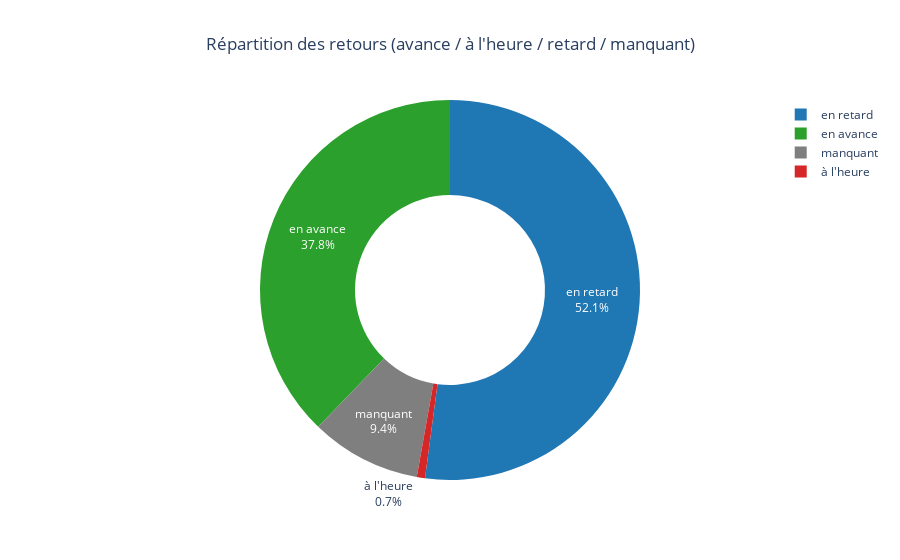
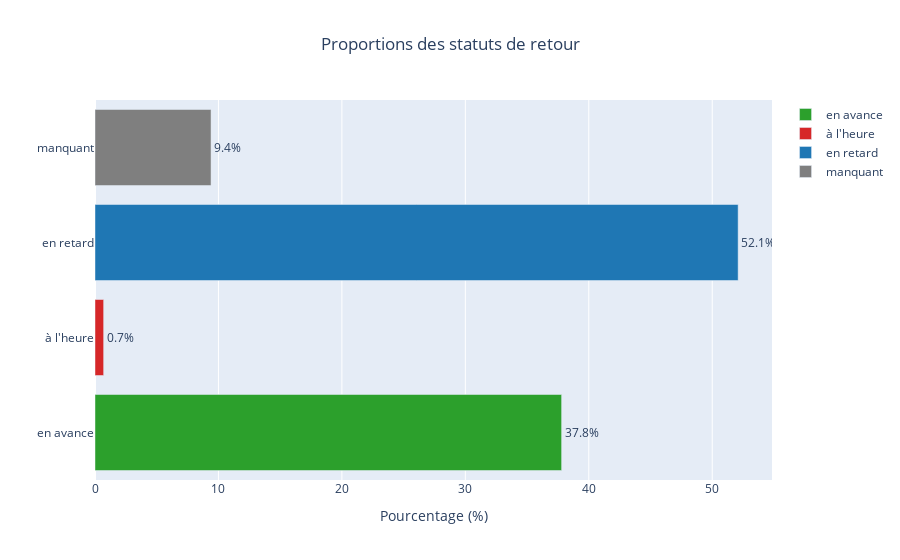

Notebook cell for these charts, in order:
### Code cell
# Apply delay classification only to rentals that have actually ended
def full_classify_delay(x):
    if pd.isna(x):
        return "manquant"
    elif x < 0:
        return "en avance"
    elif x == 0:
        return "à l'heure"
    else:
        return "en retard"


df_ended["return_status"] = df_ended["delay_at_checkout_in_minutes"].apply(
    full_classify_delay
)

# Fixed order for consistent display
order = ["en avance", "à l'heure", "en retard", "manquant"]
df_ended["return_status"] = pd.Categorical(
    df_ended["return_status"], categories=order, ordered=True
)

# Aggregate counts and percentages
counts = df_ended["return_status"].value_counts(dropna=False).reindex(order)
props = (counts / counts.sum() * 100).round(1)
plot_df = pd.DataFrame(
    {"statut": counts.index, "n": counts.values, "pct": props.values}
)

# Donut chart
color_map_four_states = {
    "en avance": "#2ca02c",
    "à l'heure": "#d62728",
    "en retard": "#1f77b4",
    "manquant": "#7f7f7f",
}

fig = px.pie(
    plot_df,
    values="pct",
    names="statut",
    title="Répartition des retours (avance / à l'heure / retard / manquant)",
    hole=0.5,
    color="statut",
    color_discrete_map=color_map_four_states,
)

# Show % inside and counts on hover
fig.update_traces(
    textinfo="percent+label",
    hovertemplate="<b>%{label}</b><br>%{value:.1f}%<br>n = %{customdata}",
    customdata=plot_df["n"],
)
fig.update_layout(title_x=0.5)
fig.show()

# Horizontal bar chart
fig_bar = px.bar(
    plot_df,
    x="pct",
    y="statut",
    orientation="h",
    text="pct",
    color="statut",
    color_discrete_map=color_map_four_states,
    title="Proportions des statuts de retour",
    labels={"pct": "Pourcentage (%)", "statut": ""},
)
fig_bar.update_traces(texttemplate="%{text:.1f}%", textposition="outside")
fig_bar.update_layout(
    title_x=0.5, yaxis_categoryorder="array", yaxis_categoryarray=order
)
fig_bar.show()

### Figure 1 — Plotly figure (JSON) as saved in the notebook; plotly's stock layout.template omitted (floating-point values rounded to 4 significant figures)
{"data": [{"customdata": [6819, 122, 9404, 1700], "domain": {"x": [0, 1], "y": [0, 1]}, "hole": 0.5, "hovertemplate": "<b>%{label}</b><br>%{value:.1f}%<br>n = %{customdata}", "labels": ["en avance", "à l'heure", "en retard", "manquant"], "legendgroup": "", "marker": {"colors": ["#2ca02c", "#d62728", "#1f77b4", "#7f7f7f"]}, "name": "", "showlegend": true, "textinfo": "percent+label", "type": "pie", "values": [37.8, 0.7, 52.1, 9.4]}], "layout": {"legend": {"tracegroupgap": 0}, "title": {"text": "Répartition des retours (avance / à l'heure / retard / manquant)", "x": 0.5}}}

### Figure 2 — Plotly figure (JSON) as saved in the notebook; plotly's stock layout.template omitted (floating-point values rounded to 4 significant figures)
{"data": [{"alignmentgroup": "True", "hovertemplate": "=%{y}<br>Pourcentage (%)=%{text}<extra></extra>", "legendgroup": "en avance", "marker": {"color": "#2ca02c", "pattern": {"shape": ""}}, "name": "en avance", "offsetgroup": "en avance", "orientation": "h", "showlegend": true, "text": [37.8], "textposition": "outside", "texttemplate": "%{text:.1f}%", "type": "bar", "x": [37.8], "xaxis": "x", "y": ["en avance"], "yaxis": "y"}, {"alignmentgroup": "True", "hovertemplate": "=%{y}<br>Pourcentage (%)=%{text}<extra></extra>", "legendgroup": "à l'heure", "marker": {"color": "#d62728", "pattern": {"shape": ""}}, "name": "à l'heure", "offsetgroup": "à l'heure", "orientation": "h", "showlegend": true, "text": [0.7], "textposition": "outside", "texttemplate": "%{text:.1f}%", "type": "bar", "x": [0.7], "xaxis": "x", "y": ["à l'heure"], "yaxis": "y"}, {"alignmentgroup": "True", "hovertemplate": "=%{y}<br>Pourcentage (%)=%{text}<extra></extra>", "legendgroup": "en retard", "marker": {"color": "#1f77b4", "pattern": {"shape": ""}}, "name": "en retard", "offsetgroup": "en retard", "orientation": "h", "showlegend": true, "text": [52.1], "textposition": "outside", "texttemplate": "%{text:.1f}%", "type": "bar", "x": [52.1], "xaxis": "x", "y": ["en retard"], "yaxis": "y"}, {"alignmentgroup": "True", "hovertemplate": "=%{y}<br>Pourcentage (%)=%{text}<extra></extra>", "legendgroup": "manquant", "marker": {"color": "#7f7f7f", "pattern": {"shape": ""}}, "name": "manquant", "offsetgroup": "manquant", "orientation": "h", "showlegend": true, "text": [9.4], "textposition": "outside", "texttemplate": "%{text:.1f}%", "type": "bar", "x": [9.4], "xaxis": "x", "y": ["manquant"], "yaxis": "y"}], "layout": {"barmode": "relative", "legend": {"title": {"text": ""}, "tracegroupgap": 0}, "title": {"text": "Proportions des statuts de retour", "x": 0.5}, "xaxis": {"anchor": "y", "domain": [0, 1], "title": {"text": "Pourcentage (%)"}}, "yaxis": {"anchor": "x", "categoryarray": ["en avance", "à l'heure", "en retard", "manquant"], "categoryorder": "array", "domain": [0, 1], "title": {"text": ""}}}}
